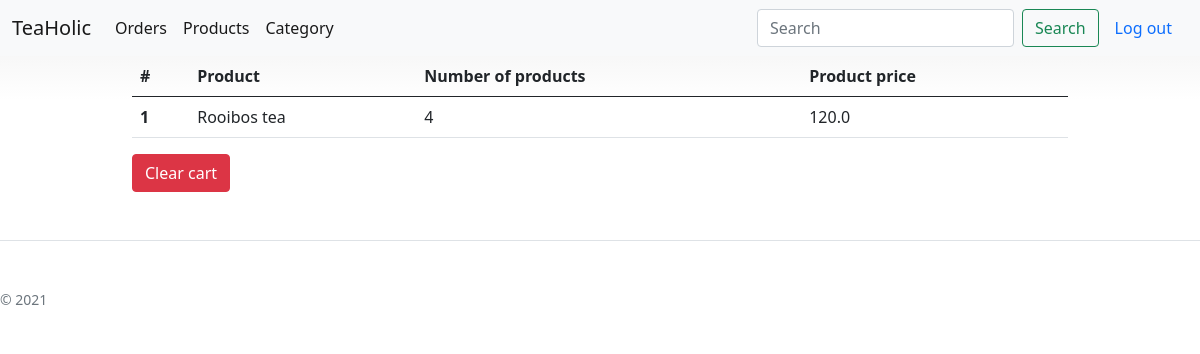
The app's page /cart (signed in) with its own data.
### bboard/models.py (models this page shows)
class OrderLine(models.Model):
    id_cart = models.ForeignKey(Cart, on_delete=models.CASCADE, blank=True, null=True)
    product =models.ForeignKey(Product, on_delete=models.CASCADE)
    number_of_products = models.IntegerField()
    product_price = models.FloatField()
    id_order = models.ForeignKey(Order, on_delete=models.CASCADE, blank=True, null=True)

class Product(models.Model):
    name = models.CharField(max_length=255)
    description = models.TextField(max_length=500)
    amount = models.IntegerField()
    price = models.FloatField()
    thumbnail = models.ImageField()
    id_category = models.ForeignKey(Category, on_delete=models.CASCADE)
    id_product_type = models.ForeignKey(ProductType, on_delete=models.CASCADE)
    id_author = models.ForeignKey(Author, on_delete=models.CASCADE)

### bboard/views.py (the view, shortened to what this page needs)
# urls.py: path('cart', views.CartView.as_view(), name = 'cart'),
class CartView(View):
    def get(self, request):
        user = get_userprofile(request)
        try:
            cart = Cart.objects.get(id_customer=user)
        except:
            cart = Cart.objects.create(id_customer=user)
        order_lines = OrderLine.objects.filter(id_cart = cart)
        return render(request, 'bboard/basis/cart.html', {'user': user, 'order_lines': order_lines})

### bboard/services/services.py (called while the page is built)
def get_userprofile(request):
    if request.user.is_authenticated:
        user = request.user
        user_profile = UserProfile.objects.get(user=user)
        return user_profile
    else:
        return None

### bboard/templates/bboard/basis/cart.html (shortened to what this page needs)
{% extends "bboard/basis/base.html" %}
{% block content %}
<div class="container">
{% if order_lines|length %}
    <table class="table">
        <thead>
        <tr>
            <th scope="col">#</th>
            <th scope="col">Product</th>
            <th scope="col">Number of products</th>
            <th scope="col">Product price</th>
        </tr>
        </thead>
        <tbody>
{% for line in order_lines  %}
        <tr>
            <th scope="row">{{ forloop.counter }}
</th>
            <td >{{ line.product.name}}</td>
            <td >{{ line.number_of_products}}</td>
            <td >{{ line.product_price}}</td>
        </tr>
{% endfor %}
        </tbody>
    </table>
    <form action="{% url 'cart_delete'%}" method="POST" >
 <button class="btn btn-danger" type="submit">Clear cart</button>
  </form>
    {% else  %}
        <p>No products found in the cart. </p>
    {% endif %}
</div>
{% endblock %}

### bboard/static/bboard/css/pricing.css (style rules this page uses)
body { background-image: linear-gradient(180deg, #eee, #fff 100px, #fff); }
.container { max-width: 960px; }

### records on screen
OrderLine: product.name "Rooibos tea", number_of_products "4", product_price "120.0"
